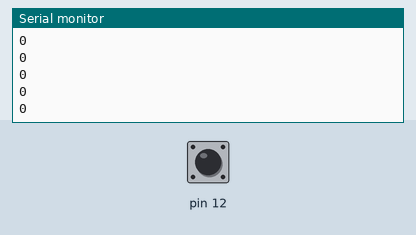
A sketch run on a simulated Arduino Uno, built with avr-gcc and run on an emulated ATmega328P. On the bench: the last lines printed to the serial monitor. The inputs (shaded band) are chosen by the test bench; at power-on: pin 12 HIGH.

Above: at 1.4 s.
1.5 s: pin 12 pulled LOW for 0.35 s
At 1.71 s:
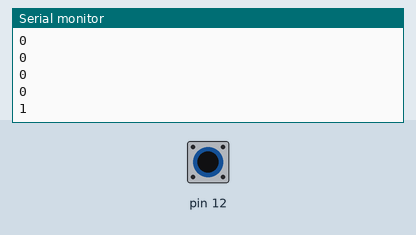
3.3 s: pin 12 pulled LOW for 1 s
At 3.51 s:
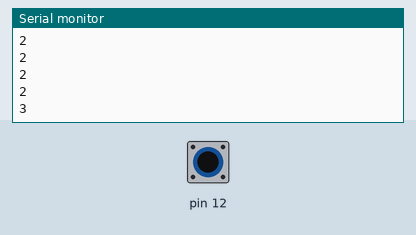
5.8 s: pin 12 pulled LOW for 0.35 s
At 6.21 s:
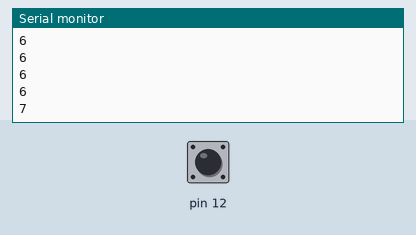
Timing chart, 0 to 8.8 s (numbered marks = the images above; inputs shaded):
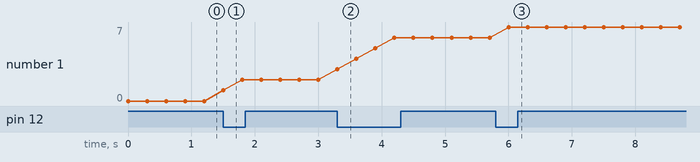

The sketch:

pushbutton_python.ino
```cpp
void setup() {
  // put your setup code here, to run once:
pinMode(12,INPUT_PULLUP);
Serial.begin(9600);
}
int count=0;
void loop() {
  // put your main code here, to run repeatedly:
  if(digitalRead(12)==LOW)
  count++;
Serial.println(count);
delay(300);
}
```

Measured:
- after the input at 1.5 s, the serial monitor: prints a new line at once (image 1)
- after the input at 3.3 s, the serial monitor: prints a new line at once (image 2)
- after the input at 5.8 s, the serial monitor: prints a new line after 0.20 s (image 3)
- plotted number 1: 0 → 2 after the input at 1.5 s, 2 → 6 after the input at 3.3 s, 6 → 7 after the input at 5.8 s
